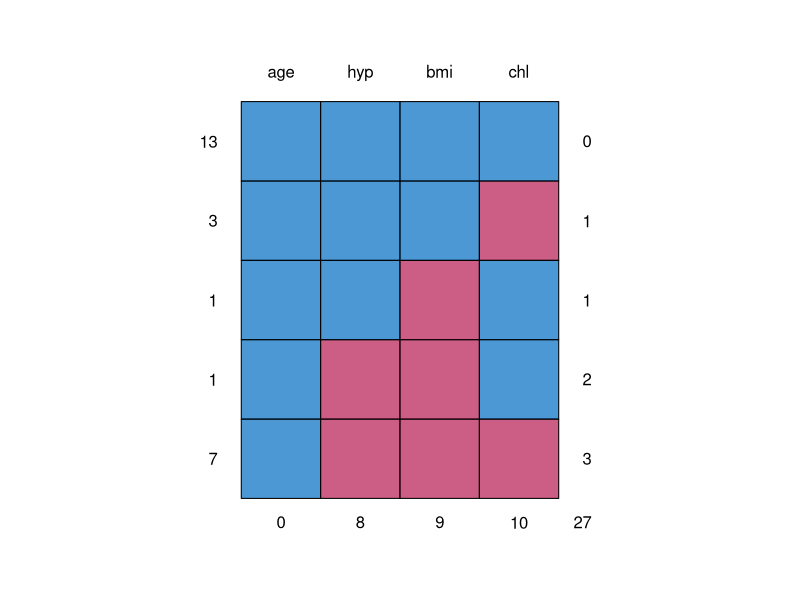
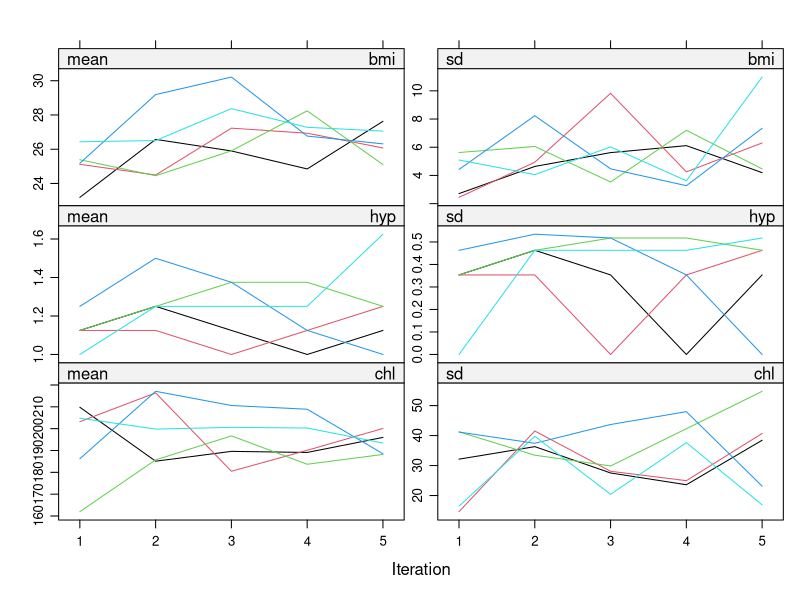

These charts were generated, in order, by the following R code: (Note: this script raises an error after producing the figures.)
## ---- chunk 1
library(mice, warn.conflicts = F)
## ---- chunk 2
mice::nhanes
## ---- chunk 3
md.pattern(nhanes)
## ---- chunk 4
imp <- mice(nhanes, 
            method = "pmm",
            maxit = 5, 
            m = 5,
            seed = 2023,
            printFlag = F)
imp
## ---- chunk 5
attributes(imp)
imp$method
## ---- chunk 6
methods(mice)
## ---- chunk 7
meth <- imp$method
meth
## ---- chunk 8
meth["bmi"] <- "norm" #Bayesian linear regression
meth
## ---- chunk 9
imp2 <- mice(nhanes, method = meth, printFlag = F)

plot(imp2)
## ---- chunk 10
imp3 <- mice(nhanes, method = c("","pmm","logreg","pmm"), printFlag = F)
## ---- chunk 11
imp40 <- mice.mids(imp2, maxit = 35, printFlag = F)
plot(imp40)
## ---- chunk 12
stripplot(imp2,
          data = chl~.imp,
          pch=20, 
          cex = 2)
## ---- chunk 13
fit <- with(imp2, lm(chl ~ bmi + age))
fit
## ---- chunk 14
fit_pooled <- pool(fit)
summary(fit_pooled)
## ---- chunk 15
imp$data
nhanes_imp <- complete(imp, 3)
## ---- chunk 16
complete(imp, "long")
## ---- chunk 17
complete(imp, "broad")
